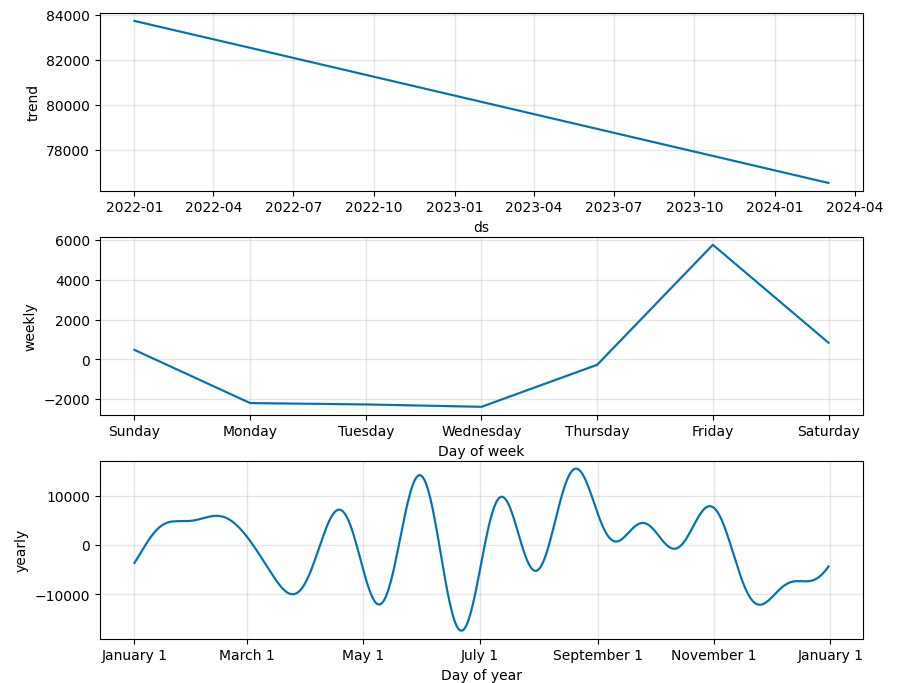

Source code (Python):
# Recarregar bibliotecas após reset
import pandas as pd
import psycopg2
import matplotlib.pyplot as plt
from prophet import Prophet

# Conectar ao PostgreSQL
conn = psycopg2.connect(
    dbname="desafio_bi",
    user="daniel",
    password="12345",
    host="localhost",
    port="5432"
)

# Carregar os dados de transações
query = """
    SELECT transaction_date, SUM(total_value) as revenue
    FROM desafio.transacoes
    GROUP BY transaction_date
    ORDER BY transaction_date;
"""

sales_data = pd.read_sql(query, conn)
conn.close()

# Renomear colunas para Prophet
sales_data.columns = ["ds", "y"]

# Criar e treinar o modelo Prophet
model = Prophet()
model.fit(sales_data)

# Criar previsões para os próximos 30 dias
future = model.make_future_dataframe(periods=30)
forecast = model.predict(future)

# Gerar gráficos de componentes (sazonalidade)
fig_components = model.plot_components(forecast)

# Exibir o gráfico
import sqlalchemy

engine = sqlalchemy.create_engine("postgresql://daniel:12345@localhost:5432/desafio_bi")
sales_data = pd.read_sql(query, engine)
plt.show()
